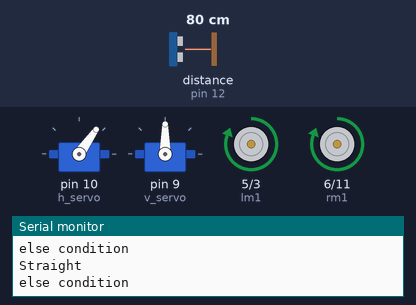
The sketch below on a simulated Arduino Uno, built with avr-gcc and run on an emulated ATmega328P. Shown: 2 × servo, motor-driver pin pairs drawn as motors (green arrow = first pin HIGH = forward, orange = second pin HIGH = backward, longer = more drive), the last lines printed to the serial monitor. Wiring (inferred from the names in the program): ultrasonic range finder: trigger pin 8; echo pin 12. The test bench sets the inputs (shaded band); at power-on: distance to the obstacle (sensor on pin 12) 80 cm. The echo pulse lasts 58.3 µs per cm.

Above: at 1.2 s.
1.3 s: distance to the obstacle (sensor on pin 12) set to 8 cm
4.3 s: distance to the obstacle (sensor on pin 12) set to 6 cm
At 4.7 s:
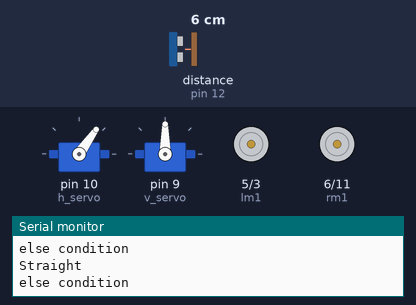
7.3 s: distance to the obstacle (sensor on pin 12) set to 9 cm
At 8.3 s:
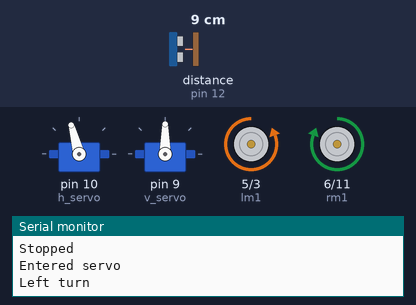
10.3 s: distance to the obstacle (sensor on pin 12) set to 2 cm
At 11.81 s:
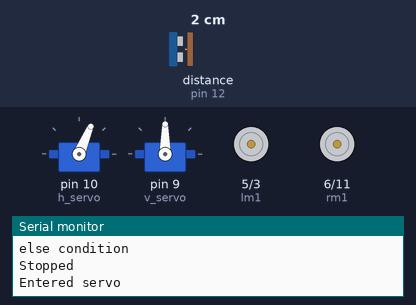
Timing chart, 0 to 19.7 s (numbered marks = the images above; inputs shaded):
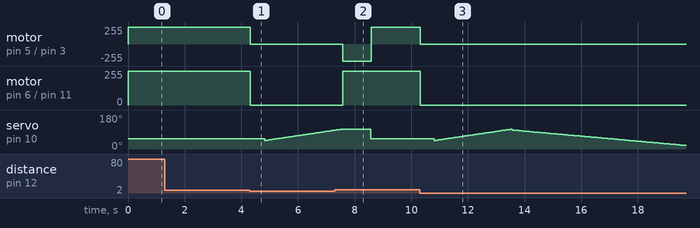

Measured:
- the behaviour switches between 7 and 6 cm on distance to the obstacle (sensor on pin 12) (found by bisection; images 0 and 1)
- after the input at 4.3 s, motor on pin 5 (lm1) / pin 3 (lm2), motor on pin 6 (rm1) / pin 11 (rm2): forward 255/255 → stopped at once
- after the input at 7.3 s, motor on pin 6 (rm1) / pin 11 (rm2): goes on until 7.6 s, then stays forward 255/255; servo on pin 10 (h_servo): goes on until 8.6 s, then stays 55°
- after the input at 10.3 s, motor on pin 5 (lm1) / pin 3 (lm2), motor on pin 6 (rm1) / pin 11 (rm2): forward 255/255 → stopped at once

The sketch:

obstacle_avoidance_1.ino
```cpp
#include <Servo.h>
Servo h_servo,v_servo;//horizontal servo on 10

//Ultrasonic Pins
const int trigPin = 8;
const int echoPin = 12;


int temp,temp1,pos,i,obj,crazy=0;
const long interval = 1000;
unsigned long previousMillis = 0;
unsigned long currentMillis=0;
bool flag=false;
//int pos=0;

//Motor Pins lm1 stands for left motor 1 and accordingly
int lm2=3;
int lm1=5;
int rm1=6;
int rm2=11;


long duration;
int distance;

void setup()
{
  pinMode(trigPin, OUTPUT);
  pinMode(echoPin, INPUT);

  pinMode(lm1,OUTPUT);
  pinMode(lm2,OUTPUT);
  pinMode(rm1,OUTPUT);
  pinMode(rm2,OUTPUT);

  h_servo.attach(10);
  v_servo.attach(9);
  h_servo.write(55);


  Serial.begin(9600);
}

void loop()
{
  ultrasonic();
  if(distance<=5)
  {
    stop1();
    start_servo();
    Serial.println("First condition");
  }
  else //if(distance>=5)
  {
    forward();
    Serial.println("else condition");
  }

}

void start_servo()
{
  Serial.println("Entered servo");
  ultrasonic();
   for (pos = 45; pos <= 105; pos += 1)
    {
      h_servo.write(pos);
      delay(45);
    }

    ultrasonic();
    if(distance>=5)
    {
      left_turn();delay(1000);h_servo.write(55);
    }
    else
    {
      for (pos = 100; pos >= 0; pos -= 1)
    {
      h_servo.write(pos);
      delay(75);
    }
      ultrasonic();
      if(distance>=5)
    {
      right_turn();
      delay(1000);h_servo.write(55);
    }
    else
    left_turn();delay(2000);//Making a Turn Over

    }


    Serial.println("Rotating horizontal servo");
      ultrasonic();
  }


void forward()
{
  ultrasonic();
  if (distance>=5)
  {
  digitalWrite(lm1,HIGH);
  digitalWrite(rm1,HIGH);
  digitalWrite(rm2,LOW);
  digitalWrite(lm2,LOW);
  Serial.println("Straight");
  }
}
void right_turn()
{
  digitalWrite(lm1,HIGH);
  digitalWrite(rm2,HIGH);
  digitalWrite(rm1,LOW);
  digitalWrite(lm2,LOW);
  Serial.println("Right turn");
}

void left_turn()
{
  digitalWrite(rm1,HIGH);
  digitalWrite(lm2,HIGH);
  digitalWrite(lm1,LOW);
  digitalWrite(rm2,LOW);
  Serial.println("Left turn");
}

void stop1()
{
  digitalWrite(lm1,LOW);
  digitalWrite(rm2,LOW);
  digitalWrite(rm1,LOW);
  digitalWrite(lm2,LOW);
  delay(500);
  Serial.println("Stopped");
}


void ultrasonic()
{
digitalWrite(trigPin, LOW);
delayMicroseconds(2);
digitalWrite(trigPin, HIGH);
delayMicroseconds(10);
digitalWrite(trigPin, LOW);
duration = pulseIn(echoPin, HIGH);// Reads the echoPin, returns the sound wave travel time in microseconds
distance = (duration/2) / 29.1;
/*
Serial.print("Distance=");
Serial.println(distance);*/

}
```
